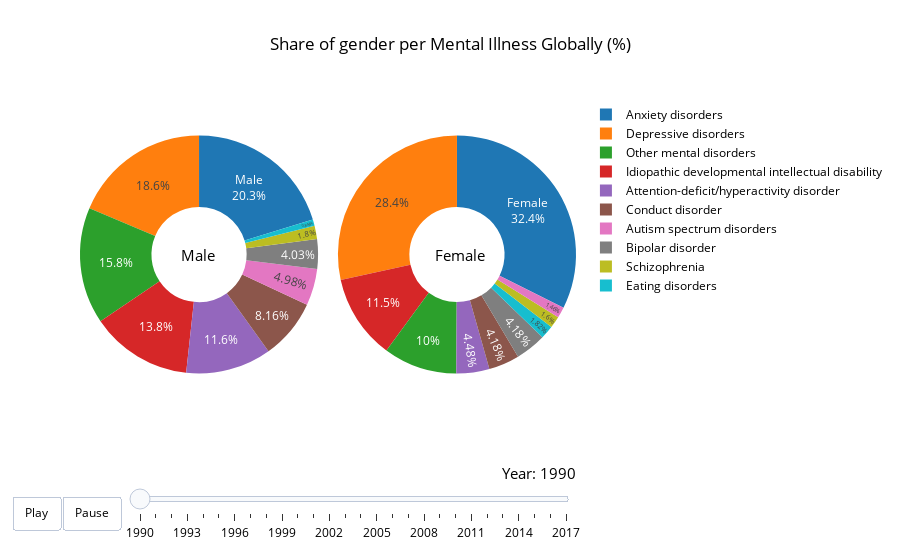

The code cell stored with this chart in its notebook:
### Code cell
iplot(fig_gender_global, validate=True)

### Figure 1 — Plotly figure (JSON) as saved in the notebook; plotly's stock layout.template omitted (floating-point values rounded to 4 significant figures)
{"data": [{"domain": {"x": [0, 0.48]}, "hole": 0.4, "hoverinfo": "label+percent+name", "labels": ["Anxiety disorders", "Attention-deficit/hyperactivity disorder", "Autism spectrum disorders", "Bipolar disorder", "Conduct disorder", "Depressive disorders", "Eating disorders", "Idiopathic developmental intellectual disability", "Other mental disorders", "Schizophrenia"], "name": "Male", "text": ["Male"], "textposition": "inside", "type": "pie", "uid": "14f319eb-345c-4675-aaa5-d3c610a3ece6", "values": [70620000.0, 40580000.0, 17340000.0, 14050000.0, 28440000.0, 64930000.0, 2947000.0, 48070000.0, 55200000.0, 6264000.0]}, {"domain": {"x": [0.52, 1]}, "hole": 0.4, "hoverinfo": "label+percent+name", "labels": ["Anxiety disorders", "Attention-deficit/hyperactivity disorder", "Autism spectrum disorders", "Bipolar disorder", "Conduct disorder", "Depressive disorders", "Eating disorders", "Idiopathic developmental intellectual disability", "Other mental disorders", "Schizophrenia"], "name": "Female", "text": ["Female"], "textposition": "inside", "type": "pie", "uid": "d58fdbb5-4d1c-4610-b63c-16a737c19eca", "values": [119200000.0, 16510000.0, 5387000.0, 15390000.0, 15400000.0, 104800000.0, 6703000.0, 42220000.0, 36850000.0, 5889000.0]}], "layout": {"annotations": [{"font": {"size": 15}, "showarrow": false, "text": "Male", "x": 0.2, "y": 0.5}, {"font": {"size": 15}, "showarrow": false, "text": "Female", "x": 0.82, "y": 0.5}], "font": {"color": "#000000"}, "hovermode": "closest", "paper_bgcolor": "rgba(0,0,0,0)", "plot_bgcolor": "rgba(0,0,0,0)", "sliders": [{"active": 0, "currentvalue": {"font": {"size": 15}, "prefix": "Year: ", "visible": true, "xanchor": "right"}, "len": 0.9, "pad": {"b": 10, "t": 50}, "steps": [{"args": [["1990"], {"frame": {"duration": 300, "redraw": true}, "mode": "immediate", "transition": {"duration": 300}}], "label": "1990", "method": "animate"}, {"args": [["1991"], {"frame": {"duration": 300, "redraw": true}, "mode": "immediate", "transition": {"duration": 300}}], "label": "1991", "method": "animate"}, {"args": [["1992"], {"frame": {"duration": 300, "redraw": true}, "mode": "immediate", "transition": {"duration": 300}}], "label": "1992", "method": "animate"}, {"args": [["1993"], {"frame": {"duration": 300, "redraw": true}, "mode": "immediate", "transition": {"duration": 300}}], "label": "1993", "method": "animate"}, {"args": [["1994"], {"frame": {"duration": 300, "redraw": true}, "mode": "immediate", "transition": {"duration": 300}}], "label": "1994", "method": "animate"}, {"args": [["1995"], {"frame": {"duration": 300, "redraw": true}, "mode": "immediate", "transition": {"duration": 300}}], "label": "1995", "method": "animate"}, {"args": [["1996"], {"frame": {"duration": 300, "redraw": true}, "mode": "immediate", "transition": {"duration": 300}}], "label": "1996", "method": "animate"}, {"args": [["1998"], {"frame": {"duration": 300, "redraw": true}, "mode": "immediate", "transition": {"duration": 300}}], "label": "1998", "method": "animate"}, {"args": [["1997"], {"frame": {"duration": 300, "redraw": true}, "mode": "immediate", "transition": {"duration": 300}}], "label": "1997", "method": "animate"}, {"args": [["1999"], {"frame": {"duration": 300, "redraw": true}, "mode": "immediate", "transition": {"duration": 300}}], "label": "1999", "method": "animate"}, {"args": [["2000"], {"frame": {"duration": 300, "redraw": true}, "mode": "immediate", "transition": {"duration": 300}}], "label": "2000", "method": "animate"}, {"args": [["2001"], {"frame": {"duration": 300, "redraw": true}, "mode": "immediate", "transition": {"duration": 300}}], "label": "2001", "method": "animate"}, {"args": [["2002"], {"frame": {"duration": 300, "redraw": true}, "mode": "immediate", "transition": {"duration": 300}}], "label": "2002", "method": "animate"}, {"args": [["2003"], {"frame": {"duration": 300, "redraw": true}, "mode": "immediate", "transition": {"duration": 300}}], "label": "2003", "method": "animate"}, {"args": [["2004"], {"frame": {"duration": 300, "redraw": true}, "mode": "immediate", "transition": {"duration": 300}}], "label": "2004", "method": "animate"}, {"args": [["2005"], {"frame": {"duration": 300, "redraw": true}, "mode": "immediate", "transition": {"duration": 300}}], "label": "2005", "method": "animate"}, {"args": [["2006"], {"frame": {"duration": 300, "redraw": true}, "mode": "immediate", "transition": {"duration": 300}}], "label": "2006", "method": "animate"}, {"args": [["2007"], {"frame": {"duration": 300, "redraw": true}, "mode": "immediate", "transition": {"duration": 300}}], "label": "2007", "method": "animate"}, {"args": [["2008"], {"frame": {"duration": 300, "redraw": true}, "mode": "immediate", "transition": {"duration": 300}}], "label": "2008", "method": "animate"}, {"args": [["2009"], {"frame": {"duration": 300, "redraw": true}, "mode": "immediate", "transition": {"duration": 300}}], "label": "2009", "method": "animate"}, {"args": [["2010"], {"frame": {"duration": 300, "redraw": true}, "mode": "immediate", "transition": {"duration": 300}}], "label": "2010", "method": "animate"}, {"args": [["2011"], {"frame": {"duration": 300, "redraw": true}, "mode": "immediate", "transition": {"duration": 300}}], "label": "2011", "method": "animate"}, {"args": [["2012"], {"frame": {"duration": 300, "redraw": true}, "mode": "immediate", "transition": {"duration": 300}}], "label": "2012", "method": "animate"}, {"args": [["2013"], {"frame": {"duration": 300, "redraw": true}, "mode": "immediate", "transition": {"duration": 300}}], "label": "2013", "method": "animate"}, {"args": [["2014"], {"frame": {"duration": 300, "redraw": true}, "mode": "immediate", "transition": {"duration": 300}}], "label": "2014", "method": "animate"}, {"args": [["2015"], {"frame": {"duration": 300, "redraw": true}, "mode": "immediate", "transition": {"duration": 300}}], "label": "2015", "method": "animate"}, {"args": [["2016"], {"frame": {"duration": 300, "redraw": true}, "mode": "immediate", "transition": {"duration": 300}}], "label": "2016", "method": "animate"}, {"args": [["2017"], {"frame": {"duration": 300, "redraw": true}, "mode": "immediate", "transition": {"duration": 300}}], "label": "2017", "method": "animate"}], "transition": {"duration": 300, "easing": "cubic-in-out"}, "x": 0.1, "xanchor": "left", "y": 0, "yanchor": "top"}], "title": "Share of gender per Mental Illness Globally (%)", "updatemenus": [{"buttons": [{"args": [null, {"frame": {"duration": 500, "redraw": true}, "fromcurrent": true, "transition": {"duration": 300, "easing": "quadratic-in-out"}}], "label": "Play", "method": "animate"}, {"args": [[null], {"frame": {"duration": 0, "redraw": true}, "mode": "immediate", "transition": {"duration": 0}}], "label": "Pause", "method": "animate"}], "direction": "left", "pad": {"r": 10, "t": 87}, "showactive": false, "type": "buttons", "x": 0.1, "xanchor": "right", "y": 0, "yanchor": "top"}]}}
